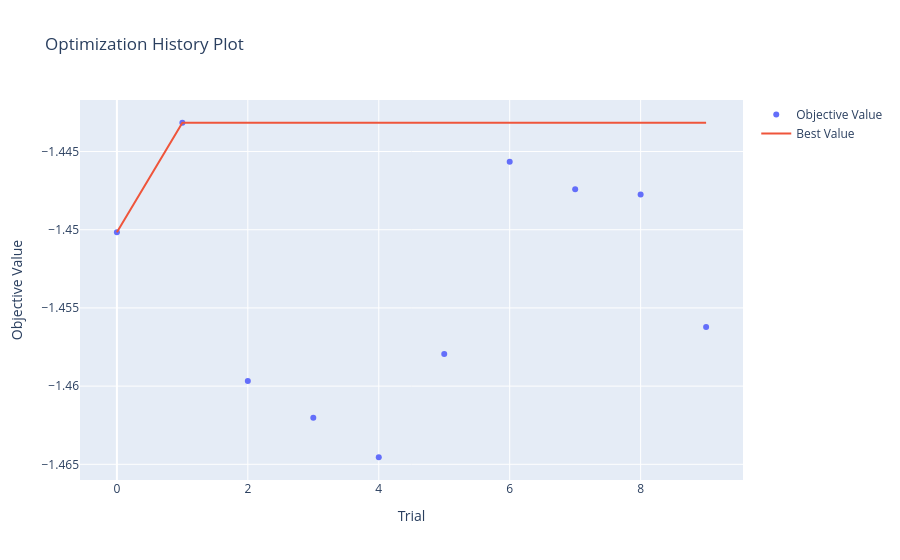

The notebook cell saved with this chart:
### Code cell
optuna.visualization.plot_optimization_history(study)

### Figure 1 — Plotly figure (JSON) as saved in the notebook; plotly's stock layout.template omitted (floating-point values rounded to 4 significant figures)
{"data": [{"mode": "markers", "name": "Objective Value", "type": "scatter", "x": [0, 1, 2, 3, 4, 5, 6, 7, 8, 9], "y": [-1.45, -1.443, -1.46, -1.462, -1.465, -1.458, -1.446, -1.447, -1.448, -1.456]}, {"mode": "lines", "name": "Best Value", "type": "scatter", "x": [0, 1, 2, 3, 4, 5, 6, 7, 8, 9], "y": [-1.45, -1.443, -1.443, -1.443, -1.443, -1.443, -1.443, -1.443, -1.443, -1.443]}, {"marker": {"color": "#cccccc"}, "mode": "markers", "name": "Infeasible Trial", "showlegend": false, "type": "scatter", "x": [], "y": []}], "layout": {"title": {"text": "Optimization History Plot"}, "xaxis": {"title": {"text": "Trial"}}, "yaxis": {"title": {"text": "Objective Value"}}}}
